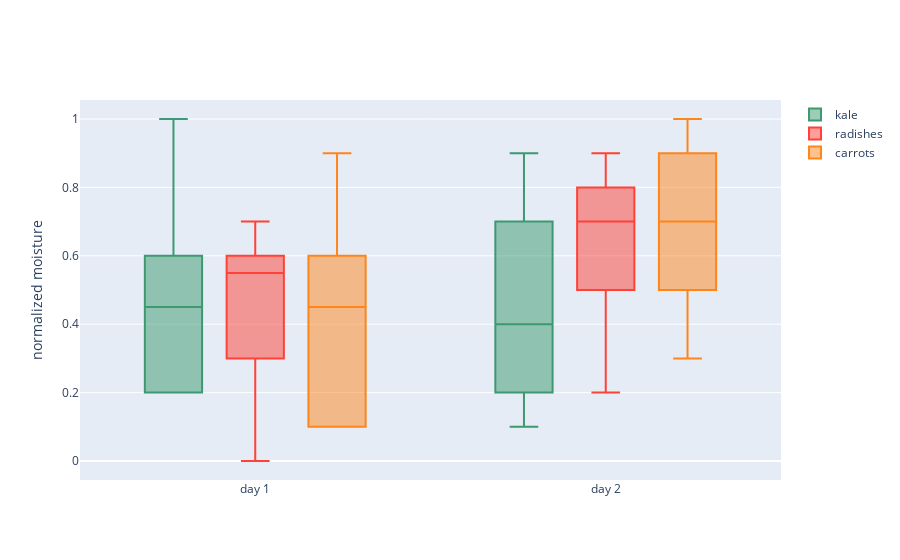

Notebook code cell kept with this figure:
### Code cell
plot2()

### Figure 1 — Plotly figure (JSON) as saved in the notebook; plotly's stock layout.template omitted (floating-point values rounded to 4 significant figures)
{"data": [{"marker": {"color": "#3D9970"}, "name": "kale", "type": "box", "x": ["day 1", "day 1", "day 1", "day 1", "day 1", "day 1", "day 2", "day 2", "day 2", "day 2", "day 2", "day 2"], "y": [0.2, 0.2, 0.6, 1, 0.5, 0.4, 0.2, 0.7, 0.9, 0.1, 0.5, 0.3]}, {"marker": {"color": "#FF4136"}, "name": "radishes", "type": "box", "x": ["day 1", "day 1", "day 1", "day 1", "day 1", "day 1", "day 2", "day 2", "day 2", "day 2", "day 2", "day 2"], "y": [0.6, 0.7, 0.3, 0.6, 0, 0.5, 0.7, 0.9, 0.5, 0.8, 0.7, 0.2]}, {"marker": {"color": "#FF851B"}, "name": "carrots", "type": "box", "x": ["day 1", "day 1", "day 1", "day 1", "day 1", "day 1", "day 2", "day 2", "day 2", "day 2", "day 2", "day 2"], "y": [0.1, 0.3, 0.1, 0.9, 0.6, 0.6, 0.9, 1, 0.3, 0.6, 0.8, 0.5]}], "layout": {"boxmode": "group", "yaxis": {"title": {"text": "normalized moisture"}}}}
